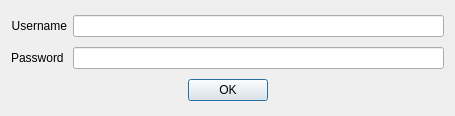
<?xml version="1.0" encoding="UTF-8"?>
<ui version="4.0">
 <class>credentials_dlg</class>
 <widget class="QDialog" name="credentials_dlg">
  <property name="geometry">
   <rect>
    <x>0</x>
    <y>0</y>
    <width>445</width>
    <height>116</height>
   </rect>
  </property>
  <property name="sizePolicy">
   <sizepolicy hsizetype="Fixed" vsizetype="Fixed">
    <horstretch>0</horstretch>
    <verstretch>0</verstretch>
   </sizepolicy>
  </property>
  <property name="windowTitle">
   <string>Dialog</string>
  </property>
  <property name="styleSheet">
   <string notr="true"/>
  </property>
  <layout class="QGridLayout" name="gridLayout">
   <item row="0" column="0">
    <widget class="QLabel" name="label">
     <property name="text">
      <string>Username</string>
     </property>
     <property name="alignment">
      <set>Qt::AlignRight|Qt::AlignTrailing|Qt::AlignVCenter</set>
     </property>
    </widget>
   </item>
   <item row="0" column="1">
    <widget class="QLineEdit" name="user"/>
   </item>
   <item row="1" column="0">
    <widget class="QLabel" name="label_2">
     <property name="text">
      <string>Password</string>
     </property>
    </widget>
   </item>
   <item row="1" column="1">
    <widget class="QLineEdit" name="password">
     <property name="inputMask">
      <string/>
     </property>
     <property name="maxLength">
      <number>20</number>
     </property>
     <property name="echoMode">
      <enum>QLineEdit::Password</enum>
     </property>
    </widget>
   </item>
   <item row="2" column="0" colspan="2">
    <widget class="QDialogButtonBox" name="buttonBox">
     <property name="enabled">
      <bool>true</bool>
     </property>
     <property name="minimumSize">
      <size>
       <width>433</width>
       <height>0</height>
      </size>
     </property>
     <property name="styleSheet">
      <string notr="true"/>
     </property>
     <property name="standardButtons">
      <set>QDialogButtonBox::Ok</set>
     </property>
     <property name="centerButtons">
      <bool>true</bool>
     </property>
    </widget>
   </item>
  </layout>
 </widget>
 <resources/>
 <connections/>
</ui>
